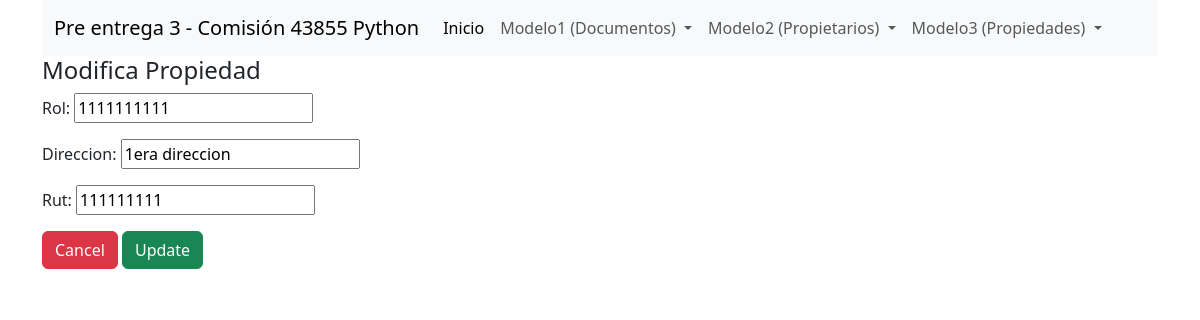
Page /update-Propiedades/12 on the committed database.
### crud/models.py (models this page shows)
class Propiedades(models.Model):
    rol = models.CharField(db_column='rol', max_length=10, blank=False)
    direccion = models.CharField(db_column='direccion', max_length=100, blank=False)
    rut = models.CharField(db_column='rut',blank=False,max_length=10, default='111111111')

### crud/views.py (the view, shortened to what this page needs)
# urls.py: path('update-Propiedades/<int:id>', views.updatePropiedades, name='updatePropiedades'),
def updatePropiedades(request, id):
    prop = Propiedades.objects.get(id=id)
    form = PropForm(initial={'rol': prop.rol, 'direccion': prop.direccion, 'rut': prop.rut})
    return render(request,'propiedadupdate.html',{'form':form})

### crud/forms.py
class PropForm(ModelForm):
    class Meta:
        model = Propiedades
        fields = '__all__'

### crud/templates/propiedadupdate.html (shortened to what this page needs)
{% extends "base.html" %}
{% block content %}
<div class="container">
<div class="card-body">
    <h4>Modifica Propiedad</h4>
    <form method="post">
        {{form.as_p}}
        <a type="button" class="btn btn-danger" href="{%url 'listarPropiedades' %}">Cancel</a>
        <button type="submit" class="btn btn-success">Update</button>
    </form>
</div>
</div>
{% endblock %}

### rows in the picture
Propiedades: rol "1111111111", direccion "1era direccion", rut "111111111"
